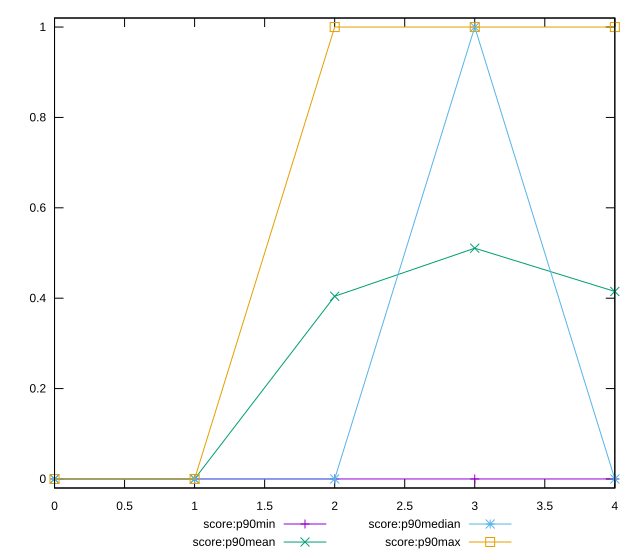

Write the gnuplot code that produced this figure.
reset

$scoreP90Min <<EOF
0 0
1 0
2 0
3 0
4 0
EOF

$scoreP90Mean <<EOF
0 0
1 0
2 0.40425531914893614
3 0.5106382978723404
4 0.4148936170212766
EOF

$scoreP90Median <<EOF
0 0
1 0
2 0
3 1
4 0
EOF

$scoreP90Max <<EOF
0 0
1 0
2 1
3 1
4 1
EOF

set key outside below
set xrange [0:4]
set yrange [-0.02:1.02]
set trange [-0.02:1.02]
set terminal svg size 640, 560 enhanced background rgb 'white'
set output "report_00015_2021-02-09T16-11-33.973Z/third-party-summary/progression/score.svg"

plot $scoreP90Min title "score:p90min" with linespoints, \
     $scoreP90Mean title "score:p90mean" with linespoints, \
     $scoreP90Median title "score:p90median" with linespoints, \
     $scoreP90Max title "score:p90max" with linespoints

reset
